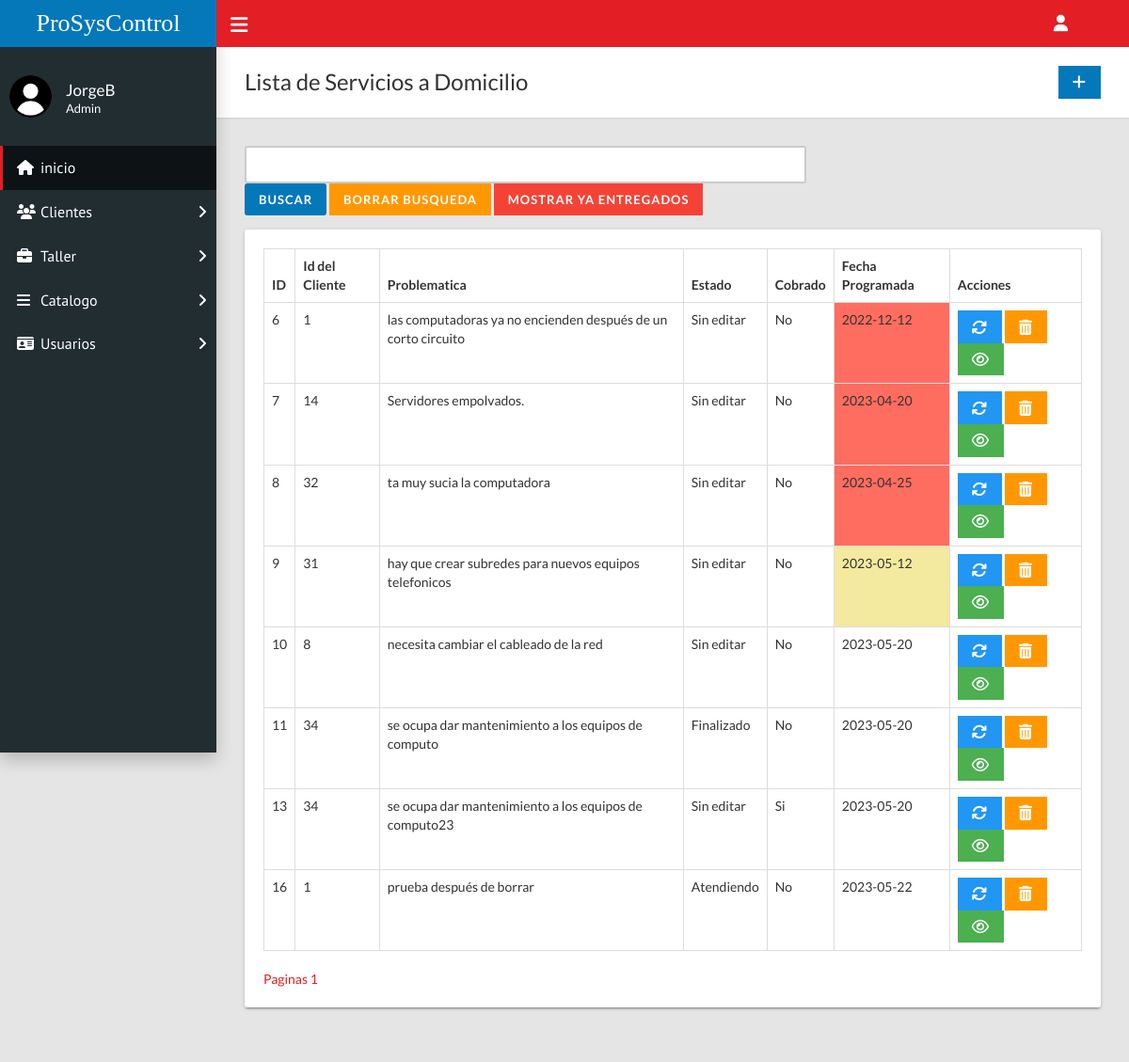
Page /home.php?c=domicilio&a=PaginarN&pagina=1 (signed in) on the committed database.
### tables this page shows
CREATE TABLE `domicilio` (
  `id` int(11) NOT NULL,
  `id_Cliente` int(11) NOT NULL,
  `problematica` varchar(200) NOT NULL,
  `observaciones` varchar(200) NOT NULL,
  `fechaProgramada` date NOT NULL,
  `presupuesto` float NOT NULL,
  `costoTotal` float NOT NULL,
  `horaInicio` time NOT NULL,
  `horaFinal` time NOT NULL,
  `horasRealizadas` int(11) NOT NULL,
  `estado` varchar(50) DEFAULT NULL,
  `cobrado` varchar(50) DEFAULT NULL
);

### controladores/domicilio.controlador.php (called while the page is built, shortened)
<?php
require_once "modelos/domicilio.php";
class DomicilioControlador{
    public function __CONSTRUCT(){
        $this->modelo = new Domicilio;
    }
    public function PaginarN(){
        require_once "vistas/encabezado.php";
        require_once "vistas/domicilio/index.php";
        require_once "vistas/pie.php";
    }
}

### modelos/database.php (called while the page is built, shortened)
<?php
class Database{
    public static function Conectar(){
        try{
            $conexion = new PDO("mysql:host=".self::servidor.";dbname=".self::nombrebd.";charset=utf8", self::usuariobd,
            self::clave);
            $conexion -> setAttribute(PDO::ATTR_ERRMODE, PDO::ERRMODE_EXCEPTION);
            return $conexion;
        }catch(PDOException $e){
            return "Fallo " .$e->getMessage();
        }
    }
}

### modelos/domicilio.php (called while the page is built, shortened)
<?php
class Domicilio{
    private $pdo;
    public function __CONSTRUCT(){
        $this->pdo = Database::Conectar();
    }
    public function Listar(){
        try{
            $consulta = $this->pdo->prepare("SELECT * FROM domicilio WHERE NOT(estado LIKE 'Finalizado' AND cobrado LIKE 'Si');");
            $consulta->execute();
            return $consulta->fetchAll(PDO::FETCH_OBJ);
        }catch(Exception $excepcion){
            die($excepcion->getMessage());
        }
    }
    public function Paginar($limite, $numerodeRegistros, $filtroCondicion)
    {
        try {
            $and = "";
            if (isset($_GET["filtro"])) {
                if ($_GET["filtro"] == "yaentregados") {
                    $consulta = $this->pdo->prepare("SELECT * FROM `domicilio` WHERE estado LIKE 'Finalizado' AND cobrado LIKE 'Si' $and ORDER BY `fechaProgramada` LIMIT $limite,$numerodeRegistros;");
                } else {
                    $consulta = $this->pdo->prepare("SELECT * FROM `domicilio` WHERE NOT(estado LIKE 'Finalizado' AND cobrado LIKE 'Si') $and ORDER BY `fechaProgramada` LIMIT $limite,$numerodeRegistros;");
                }
            } else {
                $consulta = $this->pdo->prepare("SELECT * FROM `domicilio` WHERE NOT(estado LIKE 'Finalizado' AND cobrado LIKE 'Si') $and ORDER BY `fechaProgramada` LIMIT $limite,$numerodeRegistros;");
            }
            $consulta->execute();
            return $consulta->fetchAll(PDO::FETCH_OBJ);
        } catch (Exception $excepcion) {
            die($excepcion->getMessage());
        }
    }
}

### vistas/domicilio/index.php (the view, shortened to what this page needs)
<div class="content-wrapper">
        <div class="page-title">
          <div>
            <h1>Lista de Servicios a Domicilio</h1>
          </div>
          <div><a class="btn btn-primary btn-flat" href="?c=domicilio&a=FormCrear"><i class="fa fa-lg fa-plus"></i></a></div>
        </div>
        <form class="form-horizontal" method="POST"
    <?php
    $banderayaterminados = true;
    $fecha_actual = date("Y-m-d");
    $fecha1 = new DateTime($fecha_actual);
    $url_busqueda="";
    $url_paginacion="";
    $url_filtro="";
                      if(isset($_GET['pagina'])){
                        echo "action='?c=domicilio&a=Buscar$url_filtro'";
                        $url_paginacion ="&a=BuscaryPaginar&pagina=".$_GET['pagina'];
                      }
                      else{
                        echo "action='?c=domicilio&a=Buscar$url_filtro'";
                      }
                      ?>
    >
    <div class="form-group">
                    <div class="col-md-8">
                    <?php if(isset($_GET['q'])){
                         ?><input class="form-control" name="campo" id="campo" type="text" required value="<?=$_GET['q']?>">
                         <button class="btn btn-primary" type="submit" id="submitButton">Buscar</button>
                         <a class="btn btn-warning btn-flat" href="?c=domicilio<?= $url_paginacion ?>"  id="borrarBusButton">Borrar busqueda</a>
                         <a class="btn btn-danger btn-flat" href="?c=domicilio&a=MostrarYaEntregados"  id="borrarBusButton">Mostrar ya entregados</a>
                         <?php
                      }
                      else{
                        ?>
                        <input class="form-control" name="campo" id="campo" type="text" required>
                        <button class="btn btn-primary" type="submit" id="submitButton">Buscar</button>
                        <a class="btn btn-warning btn-flat" href="?c=domicilio"  id="borrarBusButton">Borrar busqueda</a>
                        <a class="btn btn-danger btn-flat" href="?c=domicilio&a=MostrarYaEntregados"  id="borrarBusButton">Mostrar ya entregados</a>
                        <?php
                      }
                      ?>
                    </div>
                  </div>
    <div>
</form>
        <div class="row">
          <div class="col-md-12">
            <div class="card">
              <div class="card-body">
                <div class="table-responsive">
                  <table class="table table-hover table-bordered" role="grid" id="sampleTable">
                    <thead>
                      <tr>
                        <th>ID</th>
                        <th>Id del Cliente</th>
                        <th>Problematica</th>
                        <th>Estado</th>
                        <th>Cobrado</th>
                        <th>Fecha Programada</th>
                        <th>Acciones</th>
                      </tr>
                    </thead>
                    <tbody>
                      <?php
                       $registros_por_pagina = 10;
                       $total_registros = count($this->modelo->Listar());
                       if (isset($_GET['pagina'])) {
                        foreach ($this->modelo->Paginar(($_GET['pagina'] - 1) * $registros_por_pagina, $registros_por_pagina,"nada") as $domicilioSQL) : ?>
                          <tr>
                            <td><?=$domicilioSQL->id?></td>
                            <td><?=$domicilioSQL->id_Cliente?></td>
                            <td><?=$domicilioSQL->problematica?></td>
                            <td><?=$domicilioSQL->estado?></td>
                            <td><?=$domicilioSQL->cobrado?></td>
                            <td <?php
                                  $fecha2 = new DateTime($domicilioSQL->fechaProgramada);
                                  $dias = ($fecha1->diff($fecha2))->days;
                                  if(($dias == 0 || $fecha1 > $fecha2) && $banderayaterminados){
                                    ?> style="background-color: rgb(255, 109, 96);" <?php
                                  }else if(($dias <= 5) && $banderayaterminados){
                                    ?> style="background-color: rgb(243, 233, 159);" <?php
                                  }
                              ?>><?=$domicilioSQL->fechaProgramada?></td>
                            <td><?php if($_SESSION['tipoUsuario']!='Secretario'){?>
                            <a class="btn btn-info btn-flat" href="?c=domicilio&a=FormModificar&id=<?=$domicilioSQL->id?>"><i class="fa fa-lg fa-refresh"></i></a>
                                <a class="btn btn-warning btn-flat" onclick = "Eliminar('?c=domicilio&a=Borrar&id=<?=$domicilioSQL->id?>')"><i class="fa fa-lg fa-trash"></i></a>
                            <?php }?>
                                <a class="btn btn-success btn-flat" href="?c=domicilio&a=FormConsultar&id=<?=$domicilioSQL->id?>"><i class="fa fa-lg fa-eye"></i></a></td>
                          </tr>
                          <?php endforeach;
                       } else{
                        foreach ($this->modelo->Paginar(0, $registros_por_pagina,"nada") as $domicilioSQL) : ?>
                          <tr>
                            <td><?=$domicilioSQL->id?></td>
                              <td><?=$domicilioSQL->id_Cliente?></td>
                              <td><?=$domicilioSQL->problematica?></td>
                              <td><?=$domicilioSQL->estado?></td>
                              <td><?=$domicilioSQL->cobrado?></td>
                              <td <?php
                                  $fecha2 = new DateTime($domicilioSQL->fechaProgramada);
                                  $dias = ($fecha1->diff($fecha2))->days;
                                  if(($dias == 0 || $fecha1 > $fecha2) && $banderayaterminados){
                                    ?> style="background-color: rgb(255, 109, 96);" <?php
                                  }else if(($dias <= 5) && $banderayaterminados){
                                    ?> style="background-color: rgb(243, 233, 159);" <?php
                                  }
                              ?>><?=$domicilioSQL->fechaProgramada?></td>
                              <td><?php if($_SESSION['tipoUsuario']!='Secretario'){?>
                              <a class="btn btn-info btn-flat" href="?c=domicilio&a=FormModificar&id=<?=$domicilioSQL->id?>"><i class="fa fa-lg fa-refresh"></i></a>
                                  <a class="btn btn-warning btn-flat" onclick = "Eliminar('?c=domicilio&a=Borrar&id=<?=$domicilioSQL->id?>')"><i class="fa fa-lg fa-trash"></i></a>
                              <?php }?>
                                  <a class="btn btn-success btn-flat" href="?c=domicilio&a=FormConsultar&id=<?=$domicilioSQL->id?>"><i class="fa fa-lg fa-eye"></i></a></td>
                          </tr>
                          <?php endforeach; } ?>
                    </tbody>
                  </table>
                </div>
                <?php
                $num_paginas = ceil($total_registros / $registros_por_pagina);
                echo "<a class='btn-btn-secondary' type='button'>Paginas  </a> ";
                for ($i = 1; $i <= $num_paginas; $i++) {
                  if(isset($_GET['filtro'])){if($_GET['filtro']=="yaentregados"){
                      echo "<a class='btn-btn-secondary' type='button' href='?c=domicilio&a=PaginarNyaentregados&filtro=yaentregados&pagina=$i'>$i</a> ";
                    }
                    else{
                      echo "<a class='btn-btn-secondary' type='button' href='?c=domicilio&a=PaginarN&pagina=$i'>$i </a> ";
                    }
                  }
                  else{echo "<a class='btn-btn-secondary' type='button' href='?c=domicilio&a=PaginarN&pagina=$i$url_busqueda'>$i</a> ";}
                }
                ?>
              </div>
            </div>
          </div>
        </div>
      </div>

### rows in the picture
domicilio: id "6", id_Cliente "1", problematica "las computadoras ya no encienden después de un corto circuito", estado "Sin editar", cobrado "No", fechaProgramada "2022-12-12"
domicilio: id "7", id_Cliente "14", problematica "Servidores empolvados.", estado "Sin editar", cobrado "No", fechaProgramada "2023-04-20"
domicilio: id "8", id_Cliente "32", problematica "ta muy sucia la computadora", estado "Sin editar", cobrado "No", fechaProgramada "2023-04-25"
domicilio: id "9", id_Cliente "31", problematica "hay que crear subredes para nuevos equipos telefonicos", estado "Sin editar", cobrado "No", fechaProgramada "2023-05-12"
domicilio: id "10", id_Cliente "8", problematica "necesita cambiar el cableado de la red", estado "Sin editar", cobrado "No", fechaProgramada "2023-05-20"
domicilio: id "11", id_Cliente "34", problematica "se ocupa dar mantenimiento a los equipos de computo", estado "Finalizado", cobrado "No", fechaProgramada "2023-05-20"
domicilio: id "13", id_Cliente "34", problematica "se ocupa dar mantenimiento a los equipos de computo23", estado "Sin editar", cobrado "Si", fechaProgramada "2023-05-20"
domicilio: id "16", id_Cliente "1", problematica "prueba después de borrar", estado "Atendiendo", cobrado "No", fechaProgramada "2023-05-22"

### other values in the picture
$usuario "JorgeB"
$_SESSION['tipoUsuario'] "Admin"
